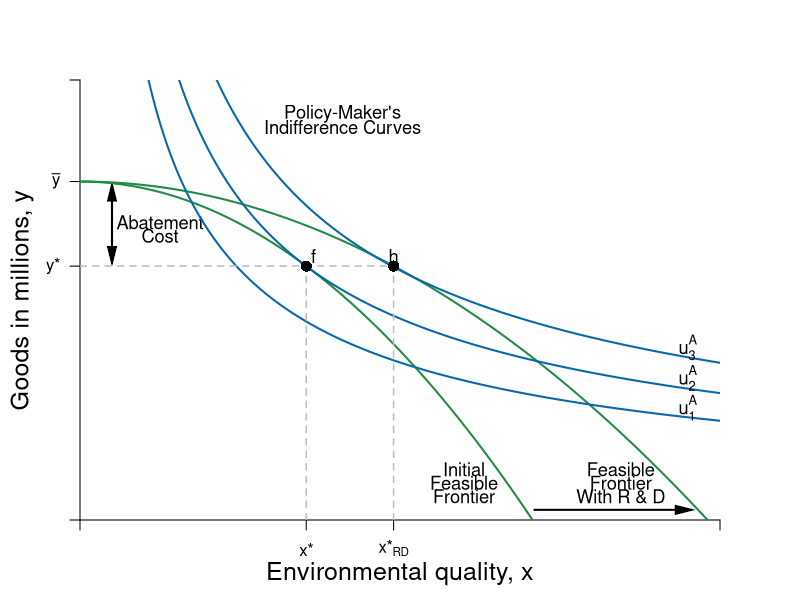

Source code (R):
#Graph Designer: Simon Halliday & Riley Boeth '17
#Authors: Bowles, Foley and Halliday
#Title: Coordination, Conflict and Competition: A Text in Microeconomics

library(shape)
pdf(file = "constrained_optimization/indiff_feasible_environ_rd.pdf", width = 8, height = 8)

#Set parameters for graphics
axislabelsize <- 1.5
labelsize <- 1.1
graphlinewidth <- 2
segmentlinewidth <- 1.5

COL <- c("#7fc97f", "#beaed4", "#fdc086", "#ffff99", "#386cb0", "#f0027f", "#bf5b17", "#666666")
COLA <- c("#e0f3db", "#99d8c9","#66c2a4","#41ae76", "#238b45", "#005824")
COLB <- c("#4eb3d3", "#2b8cbe", "#0868ac","#084081")

#Edited the margins to cater for the larger LHS labels
par(mar =  c(4, 4, 4, 4))

#Feasibility frontier equation and new feasbility frontier equation with R&D

ppf <- function(x, y) {
  100-((x^2)/2)
}

ppf_rd <- function(x, y, slope = 0.26) {
  100 - slope*(x^2)
}

#change alpha to .4

uFn <- function(x, y, alpha = 0.4){
  (x^alpha)*(y^(1-alpha))
}

#Add limits on axes and levels of utility for each indifference curve

ylims <- c(0, 130)
xlims <- c(0, 20)

npts <- 501 
x <- seq(xlims[1], xlims[2], length.out = npts)
y <- seq(ylims[1], ylims[2], length.out = npts) 

a <- c(29.16-4, 29.16, 29.16+4) #alpha = 0.4

plot(0, 0, xlim = xlims, ylim = ylims, type = "n",
     xlab = expression(paste("")),
     ylab = expression(paste("")), 
     xaxt = "n", 
     yaxt = "n", 
     cex.lab = axislabelsize, 
     bty = "n", 
     xaxs="i", 
     yaxs="i"
)

#x and y limits and ticks 

# ticksx <- seq(from = 0, to = xlims[2], by = 1)
# xlabels <- seq(from = 0, to = xlims[2], by = 1)
# ticksy <- seq(from = 0, to = ylims[2], by = 10)
# ylabels <- seq(from = 0, to = ylims[2], by = 10)

ticksx <- c(xlims[1], 7.07, 9.8, xlims[2])
xlabels <- c(NA, expression(paste(x,"*")), expression(paste(x,"*"[RD])), NA)
ticksy <- c(ylims[1], ppf(x = 7.07), 100, ylims[2])
ylabels <- c(NA, expression(paste(y,"*")), expression(paste(bar(y))), NA)

axis(1, at = ticksx, pos = 0, labels = xlabels)
axis(2, at = ticksy, pos = 0, labels = ylabels, las = 1)

npts <- 500 
xx1 <- seq(xlims[1], xlims[2], length.out = npts)
xx2 <- seq(0, xlims[2], length.out = npts)
xx3 <- seq(xlims[1], 0, length.out = npts)
xx4 <- seq(-11, 0, length.out = npts)

Arrows(1, 78, 1, 97, col = "black", lty = 1, lwd = 2, code = 3, arr.type = "triangle", arr.lwd = 0.5)
text(2.5, 88, expression("Abatement"), cex = labelsize)
text(2.5, 84, expression("Cost"), cex = labelsize)

#Draw the feasibility frontiers
lines(xx1, ppf(xx1, y), col = COLA[5], lwd = graphlinewidth)
lines(xx1, ppf_rd(xx1, y), col = COLA[5], lwd = graphlinewidth)

#Label the feasibility frontier frontier
text(12, 15, expression("Initial"), cex = labelsize)
text(12, 11, expression("Feasible"), cex = labelsize)
text(12, 7, expression("Frontier"), cex = labelsize)


#Label the feasibility frontier with R&D frontier
text(16.9, 15, expression("Feasible"), cex = labelsize)
text(16.9, 11, expression("Frontier"), cex = labelsize)
text(16.9, 7, expression("With R & D"), cex = labelsize)
Arrows(14.2, 3, 18.9, 3, col = "black", lty = 1, lwd = 2, arr.type = "triangle", arr.lwd = 0.5)

contour(x, y, 
        outer(x, y, uFn),
        drawlabels = FALSE,
        col = COLB[3],
        lwd = graphlinewidth,
        levels = a, 
        xaxs="i", 
        yaxs="i", 
        add = TRUE)

#Axis labels
mtext(expression(paste("Environmental quality, ", x)), side = 1, line = 2.5, cex = axislabelsize)
text(-1.8, 0.5*ylims[2], expression(paste("Goods in millions, ", y)), xpd = TRUE, cex = axislabelsize, srt = 90) 

#Label the indifference curves generally
text(8.2, 120, expression("Policy-Maker's"), cex = labelsize)
text(8.2, 116, expression("Indifference Curves"), cex = labelsize)

#Label the indifference curves and place labels properly
text(19, 33.2, expression(u[1]^A), cex = labelsize)
text(19, 42, expression(u[2]^A), cex = labelsize)
text(19, 51, expression(u[3]^A), cex = labelsize)


#Annotate max u point on feasibility with r&D frontier
text(9.8, ppf_rd(9.8) + 3, expression(paste(h)), cex = labelsize)
segments(9.8, 0, 9.8, ppf_rd(x = 9.8), lty = 2, col = "gray", lwd = segmentlinewidth)
segments(0, ppf_rd(x = 9.8), 9.8, ppf_rd(x = 9.8), lty = 2, col = "gray", lwd = segmentlinewidth)
points(9.8, ppf_rd(x = 9.8), pch = 16, col = "black", cex = 1.5)

#Annotate max u point on feasibility frontier
text(7.3, ppf(7.07) + 3, expression(paste(f)), cex = labelsize)
segments(7.07, 0, 7.07, ppf(x = 7.07), lty = 2, col = "gray", lwd = segmentlinewidth)
#segments(0, ppf(x = 7.07), 7.07, ppf(x = 7.07), lty = 2, col = "gray", lwd = segmentlinewidth)
points(7.07, ppf(x = 7.07), pch = 16, col = "black", cex = 1.5)

#Added arrow for abatement costs and labeled the arrow as such
# arrows(.2, 75, .2, 100, length = 0.1, angle = 30, code = 3, col = par("fg"), lty = par("lty"),   lwd = par("lwd"))
# text(1.71, 88, expression(paste("Abatement")), cex = labelsize)
# text(1.05, 84, expression(paste("Costs")), cex = labelsize)


dev.off()
